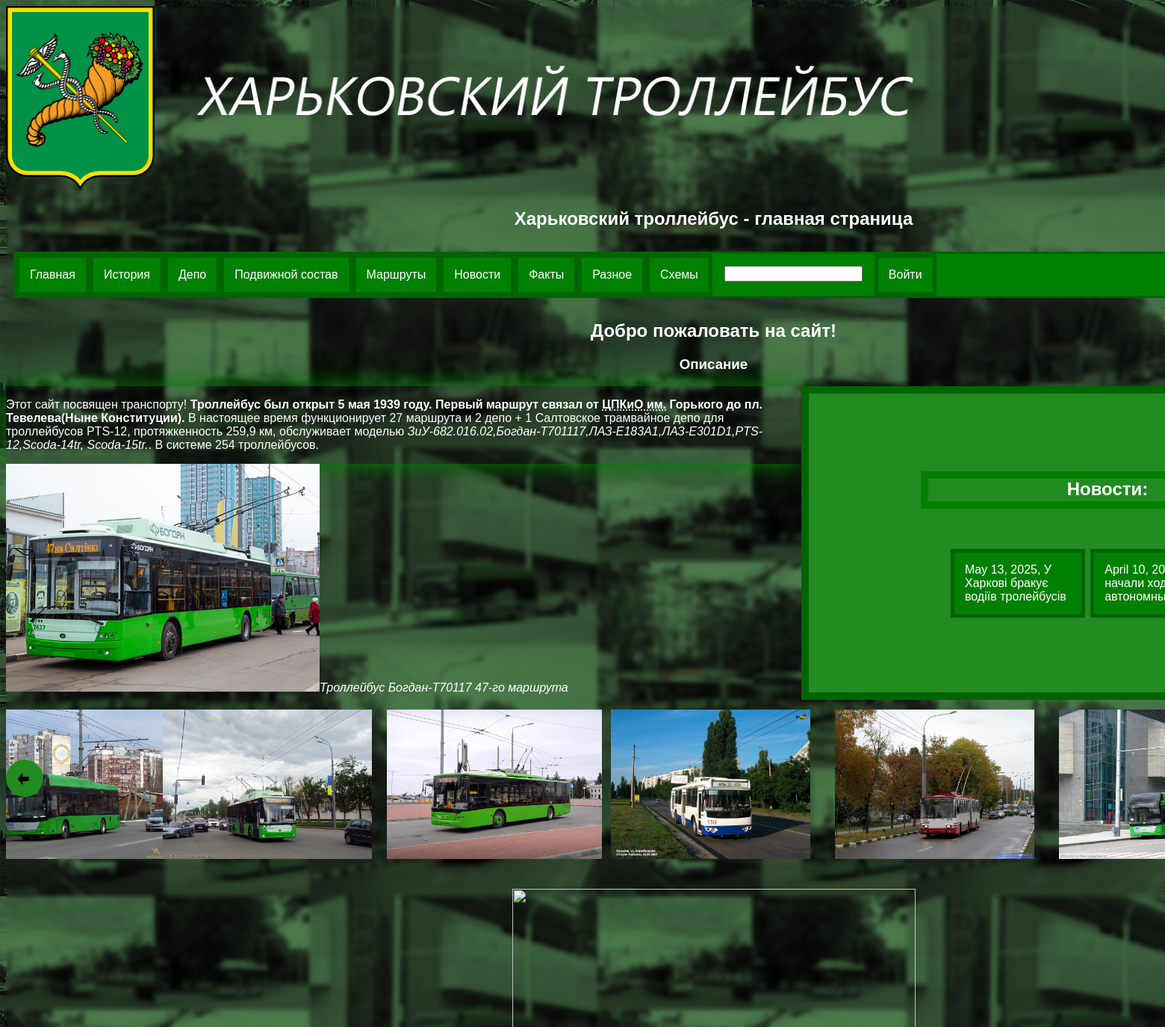
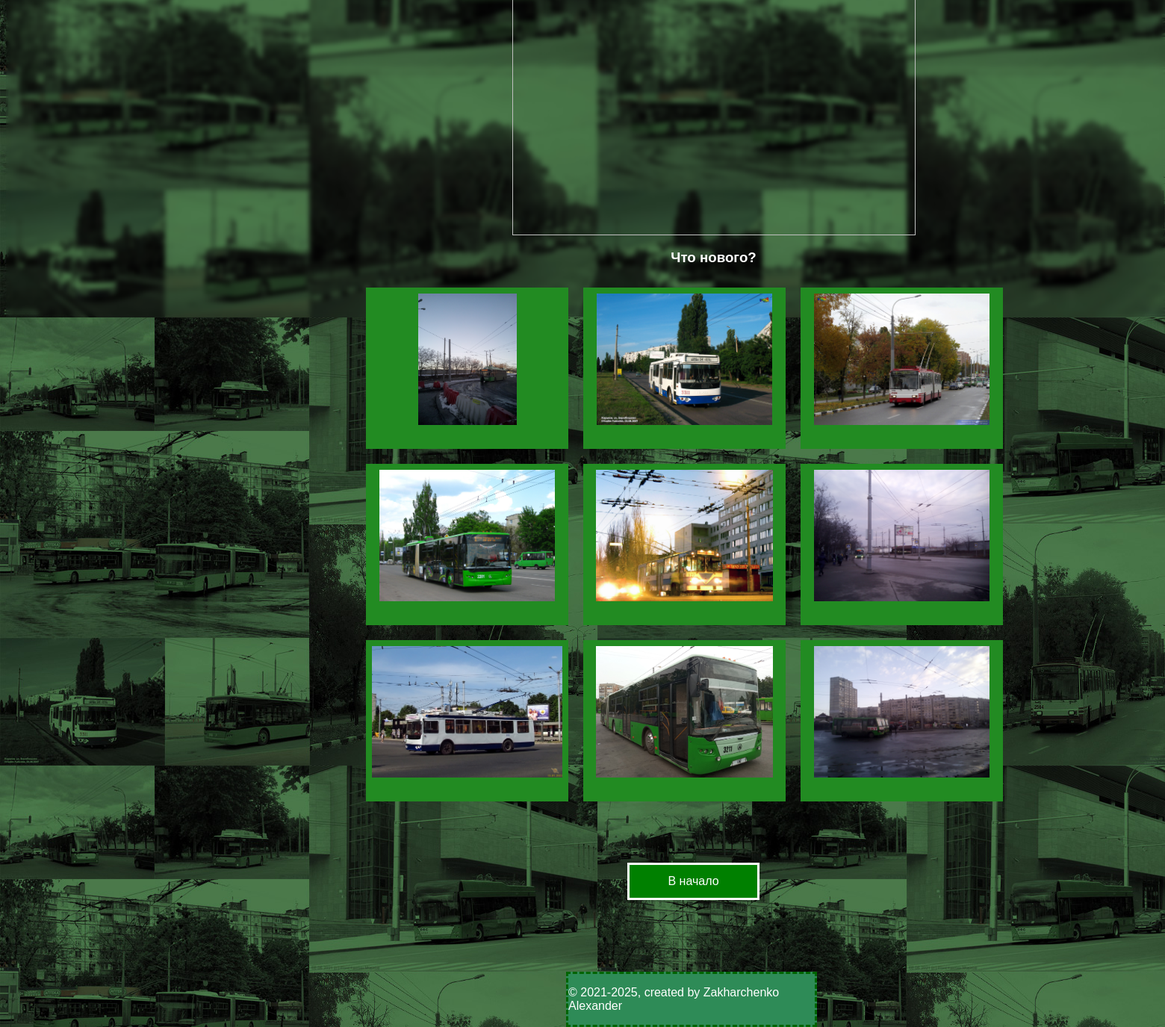
The page / on the database its author committed (2 pictures, top to bottom).
### news/models.py (models this page shows, shortened)
class News(models.Model):
    title = models.CharField(max_length=255)
    sourse = models.CharField(max_length=255)
    date_published = models.DateField()
    content = models.TextField()
    author = models.ForeignKey(User, on_delete=models.SET_NULL, null=True, blank=True)

class UploadFiles(models.Model):
    file = models.FileField(upload_to='img/')
    uploaded_at = models.DateTimeField(auto_now_add=True)

### news/views.py (the view)
# urls.py: path('', views.main_page, name='main'),
def main_page(request):
    today = date.today()
    news = News.objects.all().order_by('-date_published')
    files = UploadFiles.objects.all().order_by('-uploaded_at')
    return render(request, 'kharkiv_trolleybus/main_page.html', {'today': today, 'news': news, 'title':'Харьковский троллейбус - главная страница', 'files': files})

### news/templates/kharkiv_trolleybus/main_page.html (shortened to what this page needs)
{% load static %}
{% include 'kharkiv_trolleybus/pattern.html' %}
<div class="osnova">
    <table class="">
    <h2 class="hg">Добро пожаловать на сайт!</h2>
    <h3 class="grd6">Описание</h3>
    <div class="flex-countainer flex-item" id="grid2">
        <h2 class="r1 b3">Новости:</h2>
        <br>
        <ul class="f77">
            {% for post in news %}
            <li class="l3">
                <div class="c33">
                    <a class="register2" href="{% url 'news_detail' post.pk %}">{{ post.date_published }}, {{ post.title }}</a>
                </div>
            </li>
            {% endfor %}
        </ul>
    </div>
    <div class="v3">
        <p>Этот сайт посвящен транспорту! <b>Троллейбус был открыт 5 мая 1939 году. Первый маршрут связал от <abbr title="Центральный парк культуры и отдыха имени"> ЦПКиО им.</abbr> Горького до пл. Тевелева(Ныне Конституции).</b> В настоящее время функционирует
            27 маршрута и 2 депо + 1 Салтовское трамвайное депо для троллейбусов PTS-12, протяжкенность 259,9 км, обслуживает моделью <i> ЗиУ-682.016.02,Богдан-Т701117,ЛАЗ-Е183А1,ЛАЗ-Е301D1,PTS-12,Scoda-14tr, Scoda-15tr.</i>. В системе 254 троллейбусов.</p>
    </div>
    <div><img src="{% static 'img/8404.jpg' %}" class="t38"><i class="">Троллейбус Богдан-Т70117 47-го маршрута</i></div>
</table>
<section class="sec1">
    <div class="slider slider-item slick-arrow">
        <div><img src="{% static 'img/kht_bogdan-t701_3615_20210509_m1.jpg' %}" class="i44 item-block"></div>
        <div><img src="{% static 'img/kht_laz-e183_2103_20120411_x1.jpg' %}" class="i44 item-block"></div>
        <div><img src="{% static 'img/kht_ziu682_3311_20090802_v1.jpg' %}" class="i44 item-block"></div>
        <div><img src="{% static 'img/kht_skoda-15tr_2504_20171014_v4.jpg' %}" class="i44 item-block"></div>
        <div><img src="{% static 'img/kht_pts12_2727_20210606_m1.jpg' %}" class="i44 item-block"></div>
        <div><img src="{% static 'img/1465894.jpg' %}" class="i44 item-block"></div>
    </div>
</section>
<section>
    <a href="{% static 'img/1511796.png' %}"><img src="{% static 'img/1511796.png' %}" class="i56"></a>
</section>
<h3 class="grd6">Что нового?</h3>
<div id="grid" class="grd7">
    {% for file in files %}
        <div class="i48">
            <img src="{{ file.file.url }}" alt="{{ file.file.name }}" class="i4">
        </div>
    {% empty %}
        <p>Фото пока нет.</p>
    {% endfor %}
</div>
<section class="sec1">
    <div>
        <footer aligh="right">
            <td>
                <p>&copy; 2021-2025, created by Zakharchenko Alexander</p>
            </td>
        </footer>
    </div>
</section>
<a href="#begin" class="btnMain a77">В начало</a>
</div>

### news/templates/kharkiv_trolleybus/pattern.html (shortened to what this page needs)
{% load static %}
<!DOCTYPE html>
<html id="window">
<body onunload="alert('Вы точно решили покинуть наш сайт ?')">
    <section id="begin" class="sec1">
        <link rel="stylesheet" type="text/css" href="{% static 'css/kharkiv_troll.css' %}">
        <link rel="stylesheet" type="text/css" href="{% static 'slick/slick.css' %}">
        <link rel="stylesheet" type="text/css" href="{% static 'slick/slick-theme.css' %}">
        <headder id="pageHeader">
            <head class="flex-countainer">
                <img class="i1" src="{% static 'img/head_logo.png' %}">
                <h1 class="gs">{{title}}</h1>
            </head>
        </headder>
        <nav role="navigation" id="slow_nav">
            <ul class="h1">
                <li class="li2"><a class="a80" href="/">Главная</a></li>
                <li class="li2"><a class="a80" href="{% url 'history' %}">История</a></li>
                <li class="li2"><a class="a80" href="{% url 'depo' %}">Депо</a>
                    <li class="li2"><a class="a80" href="{% url 'models' %}">Подвижной состав</a></li>
                    <li class="li2"><a class="a80" href="{% url 'route' %}">Маршруты</a></li>
                    <li class="li2"><a class="a80" href="{% url 'news' %}">Новости</a></li>
                    <li class="li2"><a class="a80" href="{% url 'facts' %}">Факты</a></li>
                    <li class="li2"><a class="a80" href="{% url 'different' %}">Разное</a>
                        <li class="li2"><a class="a80" href="{% url 'schema' %}">Схемы</a></li>
                        <li class="a81">
                            <a class="a81"><input type="search" name=""></a>
                        </li>
                        {% if user.is_authenticated %}
                            <a class="a80" href="{% url 'logout' %}">Выход</a>
                        {% else %}
                            <a class="a80" href="{% url 'login' %}">Войти</a>
                        {% endif %}
                    </li>
            </ul>
        </nav>
    </section>
</body>
</html>

### news/static/css/kharkiv_troll.css (style rules this page uses)
body { position: absolute; display: block; background-size: cover; font-family: sans-serif; background: url("../css/css_img/background.jpg"); grid-template-areas: "header header header" "nav article ads" "footer footer footer"; grid-template-rows: 60px 1fr 60px; grid-template-columns: 20% 1fr 15%; grid-gap: 10px; color: white; backdrop-filter: blur(3px); }
.gs { position: relative; text-align: center; }
.grd6 { position: relative; text-align: center; }
.grd7 { position: absolute; left: 472px; }
#pageHeader { grid-area: header; }
#grid { display: grid; grid-template-rows: -5fr -5fr -5fr; grid-template-columns: 0fr 0fr 0fr; }
#grid>div { background: forestgreen; padding: .5em; text-align: center; width: 255px; height: 200px; margin: 10px; }
#grid2 { display: grid; grid-template-rows: 5fr 5fr 5fr; }
.a77 { position: relative; display: block; padding: 13px; background: green; border: 3px solid #ffffff; font-weight: 500; width: 145px; color: #ffffff; text-decoration: none; text-align: center; left: 832px; bottom: -780px; }
.a80 { display: block; position: relative; background-color: #008000; text-decoration: none; padding: 14px; color: white; border: DarkGreen solid 5px; transition: all 0.5s ease; }
.a81 { display: block; position: relative; background-color: #008000; text-decoration: none; padding: 1em; color: white; transition: all 0.5s ease; }
.b3 { background: forestgreen; border: 10px solid green; position: relative; }
.hg { text-align: center; }
#slow_nav>ul>li { list-style: none; display: inline-block; position: relative; padding: 0; }
p { display: block; }
.li2 { position: relative; display: block; transform: translate(0px, 0px); transition: all 0.5s ease; }
.v3 { display: block; align-content: center; box-shadow: 0 0 30px green; }
.t38 { align-items: center; }
footer { position: absolute; background: seagreen; border: 3px dashed darkgreen; width: 330px; bottom: -1000px; left: 750px; }
.flex-countainer { display: flex; float: right; background-color: forestgreen; justify-content: center; margin-right: 10px; flex-wrap: wrap; flex-direction: column-reverse; align-content: center; }
.osnova { width: 1895px; }
.r1 { position: relative; align-items: flex-start; height: 30px; text-align: center; }
.register2 { position: relative; background-color: #008000; text-decoration: none; padding: 14px; color: white; border: DarkGreen solid 5px; transition: all 0.5s ease; }
.flex-item { display: flex; float: right; padding: 150px; width: 500px; height: 100px; text-align: left; border: 10px solid DarkGreen; align-self: flex-start; flex-direction: column-reverse; align-content: center; margin-right: 10px; }
.i1 { width: 1300px; height: 247px; }
.i4 { height: 88%; }
.i48 { width: 255px; height: 200px; }
.i56 { display: block; position: relative; width: 540px; height: 500px; margin: auto; }
.sec1 { display: flex; flex-direction: column; position: relative; }
div.c33 { position: relative; display: flex; flex-direction: column; }
ul.f77 { position: relative; display: flex; flex-direction: row; list-style: none; column-rule-color: DarkGreen; column-rule-style: dotted; column-rule-width: 3px; column-gap: 7px; align-items: center; }
.slider-item { width: 1890px; }
.item-block { height: 200px; margin: 10px; }
.h1 { position: relative; display: flex; padding-left: 0; list-style: none; margin: 10px; border: DarkGreen solid; background: #008000; z-index: 1; }

### rows shown on the page
News: date_published "May 13, 2025", title "У Харкові бракує водіїв тролейбусів"
News: date_published "April 10,…"
UploadFiles: file (picture)
UploadFiles: file (picture)
UploadFiles: file (picture)
UploadFiles: file (picture)
UploadFiles: file (picture)
UploadFiles: file (picture)
UploadFiles: file (picture)
UploadFiles: file (picture)
UploadFiles: file (picture)

### other values the page prints
{{ title }} "Харьковский троллейбус - главная страница"
